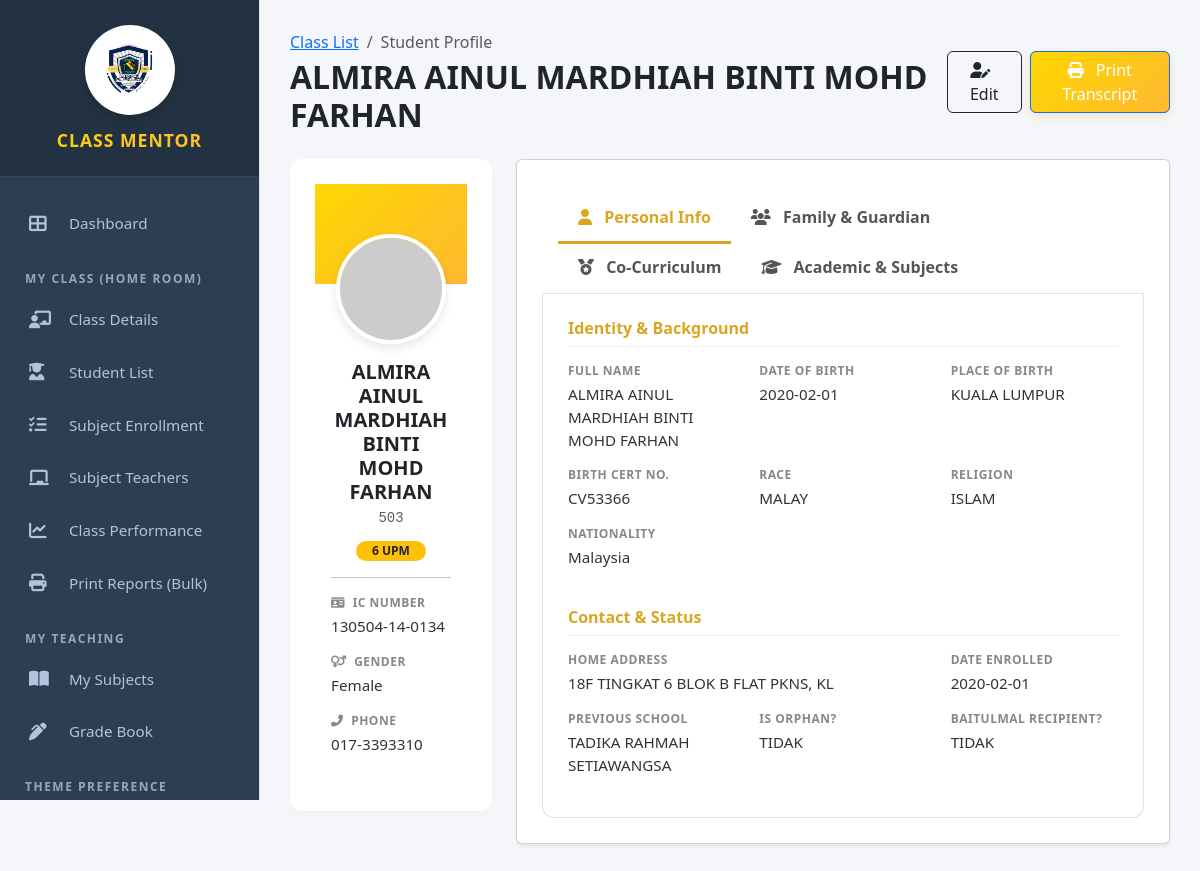
The page /classteacher/view_profile.php?student_id=2 (signed in) on the database its author committed.
### tables this page shows
CREATE TABLE `students` (
  `student_id` int(11) NOT NULL,
  `school_register_no` varchar(50) DEFAULT NULL,
  `enrollment_date` date DEFAULT NULL,
  `previous_school` varchar(255) DEFAULT NULL,
  `student_name` varchar(100) NOT NULL,
  `gender` varchar(20) DEFAULT NULL,
  `sports_house` varchar(50) DEFAULT NULL,
  `birth_cert_no` varchar(50) DEFAULT NULL,
  `birth_place` varchar(100) DEFAULT NULL,
  `ic_no` varchar(50) DEFAULT NULL,
  `birthdate` date DEFAULT NULL,
  `race` varchar(50) DEFAULT NULL,
  `religion` varchar(50) DEFAULT NULL,
  `nationality` varchar(50) DEFAULT NULL,
  `address` text DEFAULT NULL,
  `father_name` varchar(255) DEFAULT NULL,
  `father_ic` varchar(20) DEFAULT NULL,
  `father_phone` varchar(20) DEFAULT NULL,
  `father_job` varchar(100) DEFAULT NULL,
  `father_salary` decimal(10,2) DEFAULT NULL,
  `mother_name` varchar(255) DEFAULT NULL,
  `mother_ic` varchar(20) DEFAULT NULL,
  `mother_phone` varchar(20) DEFAULT NULL,
  `mother_job` varchar(100) DEFAULT NULL,
  `mother_salary` decimal(10,2) DEFAULT NULL,
  `guardian_name` varchar(255) DEFAULT NULL,
  `guardian_ic` varchar(20) DEFAULT NULL,
  `guardian_phone` varchar(20) DEFAULT NULL,
  `guardian_job` varchar(100) DEFAULT NULL,
  `guardian_salary` decimal(10,2) DEFAULT NULL,
  `is_baitulmal_recipient` varchar(10) DEFAULT NULL,
  `is_orphan` varchar(10) DEFAULT NULL,
  `parents_marital_status` varchar(50) DEFAULT NULL,
  `uniform_unit` varchar(100) DEFAULT NULL,
  `uniform_position` varchar(100) DEFAULT NULL,
  `club_association` varchar(100) DEFAULT NULL,
  `club_position` varchar(100) DEFAULT NULL,
  `sports_game` varchar(100) DEFAULT NULL,
  `sports_position` varchar(100) DEFAULT NULL,
  `phone` varchar(30) DEFAULT NULL,
  `class_id` int(11) DEFAULT NULL,
  `photo` varchar(255) DEFAULT NULL
);

CREATE TABLE `classes` (
  `class_id` int(11) NOT NULL,
  `class_name` varchar(50) NOT NULL,
  `year` int(11) NOT NULL,
  `class_teacher_id` int(11) DEFAULT NULL
);

### classteacher/view_profile.php (the view, shortened to what this page needs)
<?php
include '../config/db.php';
include 'includes/header.php';
$sid = intval($_GET['student_id']);
$stu_q = $conn->query("SELECT s.*, c.class_name, c.year FROM students s LEFT JOIN classes c ON s.class_id = c.class_id WHERE s.student_id = $sid");
$student = $stu_q->fetch_assoc();
?>
<link href="https://cdn.jsdelivr.net/npm/bootstrap@5.3.0/dist/css/bootstrap.min.css" rel="stylesheet">
<link href="https://cdnjs.cloudflare.com/ajax/libs/font-awesome/6.4.0/css/all.min.css" rel="stylesheet">
<div class="wrapper">
    <?php include 'includes/sidebar.php'; ?>
    <div class="main-content">
        <div class="container-fluid">
            <div class="d-flex justify-content-between align-items-center mb-4">
                <div>
                    <nav aria-label="breadcrumb">
                        <ol class="breadcrumb mb-1">
                            <li class="breadcrumb-item"><a href="my_class_students.php">Class List</a></li>
                            <li class="breadcrumb-item active">Student Profile</li>
                        </ol>
                    </nav>
                    <h2 class="fw-bold text-dark mb-0"><?php echo $student['student_name']; ?></h2>
                </div>
                <div class="d-flex gap-2">
                    <button class="btn btn-outline-dark" data-bs-toggle="modal" data-bs-target="#editModal">
                        <i class="fas fa-user-edit me-2"></i> Edit
                    </button>
                    <a href="print_marksheet.php?student_id=<?php echo $sid; ?>" target="_blank" class="btn btn-primary">
                        <i class="fas fa-print me-2"></i> Print Transcript
                    </a>
                </div>
            </div>
            <div class="row g-4">
                <div class="col-lg-3">
                    <div class="card profile-card mb-3">
                        <div class="card-body pt-0">
                            <div class="avatar-wrapper">
                                <?php $img = $student['photo'] ? "../uploads/".$student['photo'] : "https://ui-avatars.com/api/?name=".$student['student_name']."&background=random"; ?>
                                <img src="<?php echo $img; ?>" class="avatar-xl">
                            </div>
                            <div class="text-center mt-3">
                                <h5 class="fw-bold mb-1"><?php echo $student['student_name']; ?></h5>
                                <p class="text-muted font-monospace small mb-2"><?php echo $student['school_register_no']; ?></p>
                                <span class="badge bg-warning text-dark px-3 rounded-pill"><?php echo $student['class_name']; ?></span>
                            </div>
                            <hr>
                            <div>
                                <span class="info-label"><i class="fas fa-id-card me-1"></i> IC Number</span>
                                <span class="info-value"><?php echo $student['ic_no']; ?></span>
                                <span class="info-label"><i class="fas fa-venus-mars me-1"></i> Gender</span>
                                <span class="info-value"><?php echo $student['gender']; ?></span>
                                <span class="info-label"><i class="fas fa-phone-alt me-1"></i> Phone</span>
                                <span class="info-value"><?php echo $student['phone'] ? $student['phone'] : '-'; ?></span>
                            </div>
                        </div>
                    </div>
                </div>
                <div class="col-lg-9">
                    <div class="card shadow-sm">
                        <ul class="nav nav-tabs px-3 pt-2" id="profileTabs" role="tablist">
                            <li class="nav-item">
                                <a class="nav-link active" data-bs-toggle="tab" href="#personal">
                                    <i class="fas fa-user me-2"></i> Personal Info
                                </a>
                            </li>
                            <li class="nav-item">
                                <a class="nav-link" data-bs-toggle="tab" href="#family">
                                    <i class="fas fa-users me-2"></i> Family & Guardian
                                </a>
                            </li>
                            <li class="nav-item">
                                <a class="nav-link" data-bs-toggle="tab" href="#cocurriculum">
                                    <i class="fas fa-medal me-2"></i> Co-Curriculum
                                </a>
                            </li>
                            <li class="nav-item">
                                <a class="nav-link" data-bs-toggle="tab" href="#academic">
                                    <i class="fas fa-graduation-cap me-2"></i> Academic & Subjects
                                </a>
                            </li>
                        </ul>
                        <div class="tab-content">
                            <div class="tab-pane fade show active" id="personal">
                                <h5 class="section-title">Identity & Background</h5>
                                <div class="row">
                                    <div class="col-md-4">
                                        <span class="info-label">Full Name</span>
                                        <span class="info-value"><?php echo $student['student_name']; ?></span>
                                    </div>
                                    <div class="col-md-4">
                                        <span class="info-label">Date of Birth</span>
                                        <span class="info-value"><?php echo $student['birthdate']; ?></span>
                                    </div>
                                    <div class="col-md-4">
                                        <span class="info-label">Place of Birth</span>
                                        <span class="info-value"><?php echo $student['birth_place']; ?></span>
                                    </div>
                                    <div class="col-md-4">
                                        <span class="info-label">Birth Cert No.</span>
                                        <span class="info-value"><?php echo $student['birth_cert_no']; ?></span>
                                    </div>
                                    <div class="col-md-4">
                                        <span class="info-label">Race</span>
                                        <span class="info-value"><?php echo $student['race']; ?></span>
                                    </div>
                                    <div class="col-md-4">
                                        <span class="info-label">Religion</span>
                                        <span class="info-value"><?php echo $student['religion']; ?></span>
                                    </div>
                                    <div class="col-md-4">
                                        <span class="info-label">Nationality</span>
                                        <span class="info-value"><?php echo $student['nationality']; ?></span>
                                    </div>
                                </div>
                                <h5 class="section-title mt-4">Contact & Status</h5>
                                <div class="row">
                                    <div class="col-md-8">
                                        <span class="info-label">Home Address</span>
                                        <span class="info-value"><?php echo $student['address']; ?></span>
                                    </div>
                                    <div class="col-md-4">
                                        <span class="info-label">Date Enrolled</span>
                                        <span class="info-value"><?php echo $student['enrollment_date']; ?></span>
                                    </div>
                                    <div class="col-md-4">
                                        <span class="info-label">Previous School</span>
                                        <span class="info-value"><?php echo $student['previous_school']; ?></span>
                                    </div>
                                    <div class="col-md-4">
                                        <span class="info-label">Is Orphan?</span>
                                        <span class="info-value"><?php echo $student['is_orphan']; ?></span>
                                    </div>
                                    <div class="col-md-4">
                                        <span class="info-label">Baitulmal Recipient?</span>
                                        <span class="info-value"><?php echo $student['is_baitulmal_recipient']; ?></span>
                                    </div>
                                </div>
                            </div>
                        </div>
                    </div>
                </div>
            </div>
        </div>
    </div>
</div>
</body>
</html>

### classteacher/includes/header.php (style rules this page uses)
:root { --primary-gold: #FFD700; --secondary-gold: #FDB931; --gold-grad: linear-gradient(135deg, #FFD700 0%, #FDB931 100%); --text-dark: #2c3e50; --text-light: #6c757d; --bg-body: #f4f7f6; --sidebar-w: 260px; }
body { font-family: 'Segoe UI', 'Helvetica Neue', Arial, sans-serif; background: var(--bg-body); margin: 0; display: flex; color: var(--text-dark); min-height: 100vh; }
.main-content { margin-left: var(--sidebar-w); flex: 1; padding: 30px; width: calc(100% - var(--sidebar-w)); }
.card { background: white; border-radius: 10px; padding: 25px; box-shadow: 0 2px 10px rgba(0,0,0,0.02); border: 1px solid #f0f0f0; margin-bottom: 25px; transition: transform 0.2s; }
.btn { display: inline-block; padding: 10px 20px; border-radius: 6px; text-decoration: none; font-size: 0.9rem; font-weight: 600; transition: 0.3s; border: none; cursor: pointer; }
.btn-primary { background: var(--gold-grad); color: white; box-shadow: 0 3px 10px rgba(253, 185, 49, 0.3); }

### classteacher/view_profile.php (style rules this page uses)
body { background-color: #f4f6f9; overflow-x: hidden; }
.main-content { position: absolute; top: 0; right: 0; width: calc(100% - 260px) !important; margin-left: 260px !important; min-height: 100vh; padding: 0 !important; display: block !important; }
.container-fluid { padding: 30px !important; }
.profile-card { border: none; border-radius: 12px; box-shadow: 0 4px 6px rgba(0,0,0,0.02); overflow: hidden; }
.avatar-wrapper { margin-top: -50px; text-align: center; }
.avatar-xl { width: 110px; height: 110px; object-fit: cover; border-radius: 50%; border: 4px solid #fff; box-shadow: 0 4px 10px rgba(0,0,0,0.1); }
.nav-tabs .nav-link { color: #555; border: none; border-bottom: 3px solid transparent; padding: 12px 20px; font-weight: 600; }
.nav-tabs .nav-link.active { color: #DAA520; border-bottom-color: #DAA520; background: none; }
.tab-content { padding: 25px; background: #fff; border-radius: 0 0 12px 12px; border: 1px solid #dee2e6; border-top: none; }
.info-label { font-size: 0.75rem; text-transform: uppercase; color: #888; font-weight: 700; letter-spacing: 0.5px; margin-bottom: 3px; display: block; }
.info-value { font-size: 0.95rem; font-weight: 500; color: #333; margin-bottom: 15px; display: block; }
.section-title { font-size: 1rem; font-weight: 700; color: #DAA520; margin-bottom: 15px; border-bottom: 1px solid #eee; padding-bottom: 8px; }

### classteacher/includes/sidebar.php (style rules this page uses)
:root { --sidebar-bg: #2c3e50; --sidebar-hover: #34495e; --sidebar-active-border: #FFD700; --brand-bg: #233242; }

### rows shown on the page
students: student_name "ALMIRA AINUL MARDHIAH BINTI MOHD FARHAN", school_register_no "503", class.class_name "6 UPM", ic_no "130504-14-0134", gender "Female", phone "017-3393310", birthdate "2020-02-01", birth_place "KUALA LUMPUR", birth_cert_no "CV53366", race "MALAY", religion "ISLAM", nationality "Malaysia", address "18F TINGKAT 6 BLOK B FLAT PKNS, KL", enrollment_date "2020-02-01", previous_school "TADIKA RAHMAH SETIAWANGSA", is_orphan "TIDAK", is_baitulmal_recipient "TIDAK"
